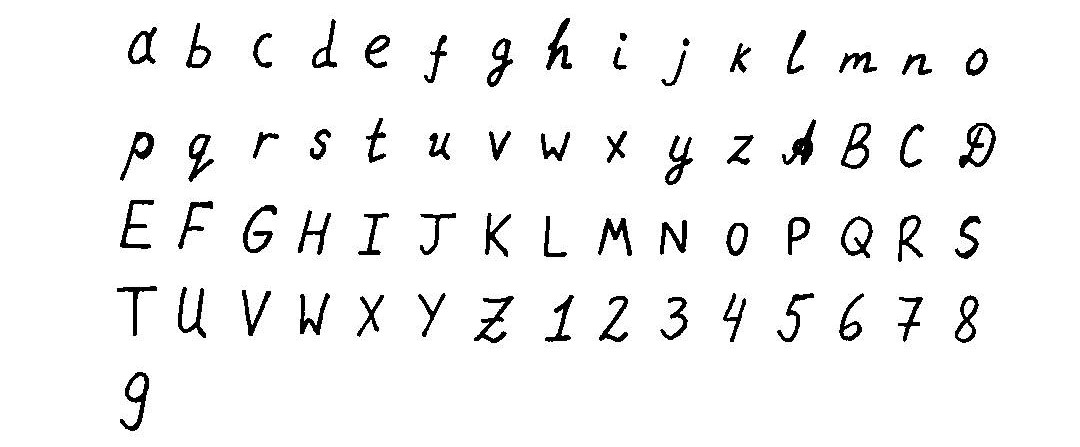
#> input picture vs00162_src/AI_HANDWRITING/ocr/training/test11.jpg, 1080 x 447 px; its folder holds 4 pictures in this run
$ python extract_char.py   (Python 2 division)   (older library calls are emulated)
#> lines starting #> are read from the running program, lines starting #| are printed output that depends on the picture; after the words box and inside, x2 and y2 are one past the last pixel; in counts of white or black regions, pixels touching at a corner belong together; pictures that were not available may be replaced by others from this repository, and a replacement may not be noted
import time
import numpy as np
import matplotlib.pyplot as plt
import matplotlib.patches as mpatches
from scipy.misc import imread,imresize,imsave
from skimage.segmentation import clear_border
from skimage.morphology import label
from skimage.measure import regionprops
from skimage.filters import threshold_otsu
import os
from array import array
from PIL import Image

class Extract_Letters:
    def extractFile(self, filename):

#> called with filename = './ocr/training/test11.jpg'
        image = imread(filename,1)
#> image: shape (447, 1080) float32; min 0, max 255, mean 242.7

        #apply threshold in order to make the image binary
        bw = image < threshold_otsu(image)
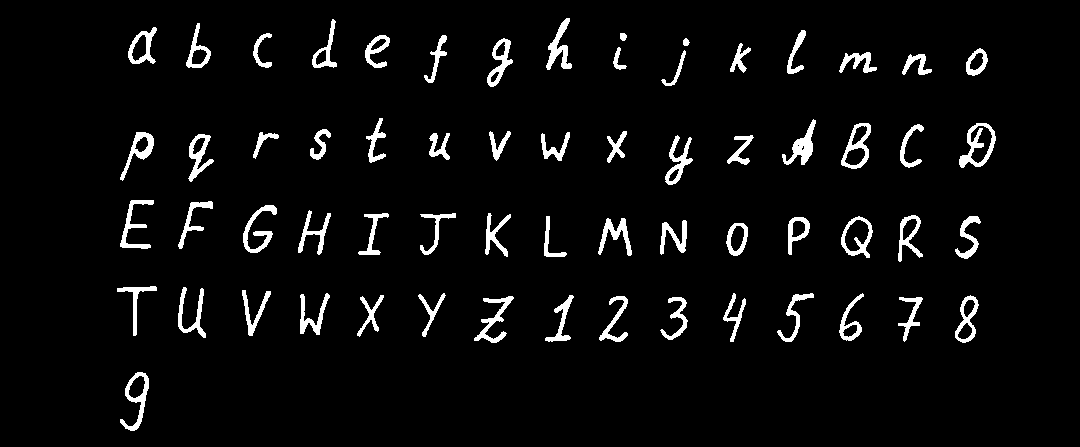
#> bw: shape (447, 1080) bool; 4.7% white; 63 white regions, largest, box (x1, y1, x2, y2) and area: (959, 123, 996, 168) 628, (782, 119, 816, 165) 561, (474, 296, 514, 343) 535


        cleared = bw.copy()


        # label image regions
        label_image = label(cleared,neighbors=8)
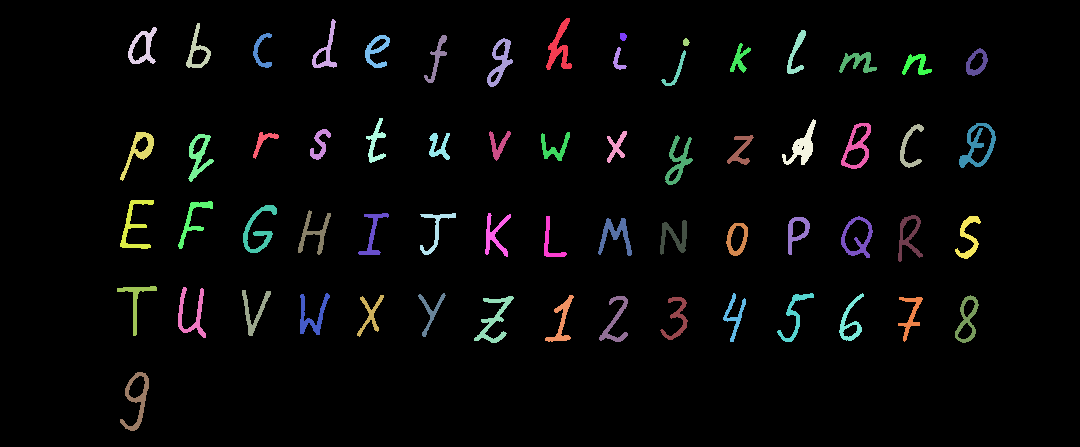
#> label_image: shape (447, 1080) int32; 64 distinct labels, from 0 to 63; one colour per label, 0 black
        borders = np.logical_xor(bw, cleared)
#> borders: shape (447, 1080) bool; every value is 0
        label_image[borders] = -1

        letters = list()
        order = list()

        for region in regionprops(label_image):
            minr, minc, maxr, maxc = region.bbox
            # skip small images
            if maxr - minr > len(image)/250: # better to use height rather than area.
                rect = mpatches.Rectangle((minr, minc), maxr - minc, maxc - minc,
                                      fill=False, edgecolor='red', linewidth=2)
                order.append(region.bbox)
#> this loop made 63 passes
#> (minr, minc, maxr, maxc) on passes 1 to 12: (18, 546, 70, 572), (19, 312, 68, 337), (23, 186, 68, 211), (27, 128, 64, 157), (30, 787, 74, 806), (33, 253, 68, 272), (33, 620, 41, 627), (35, 365, 68, 390), (35, 424, 83, 447), (38, 487, 87, 513), (38, 683, 46, 690), (43, 730, 73, 751)
#> after the loop, order = 63 items, first 6: (18, 546, 70, 572), (19, 312, 68, 337), (23, 186, 68, 211), (27, 128, 64, 157), (30, 787, 74, 806), (33, 253, 68, 272)

        #sort the detected characters left->right, top->bottom
        lines = list()
        first_in_line = ''
        counter = 0

        #worst case scenario there can be 1 character per line
        for x in range(len(order)):
            lines.append([])
#> this loop made 63 passes
#> after the loop, lines = 63 items, first 6: [], [], [], [], [], []

        for character in order:
            if first_in_line == '':
                first_in_line = character
                lines[counter].append(character)
            elif abs(character[0] - first_in_line[0]) < (first_in_line[2] - first_in_line[0]):
                lines[counter].append(character)
            elif abs(character[0] - first_in_line[0]) > (first_in_line[2] - first_in_line[0]):
                first_in_line = character
                counter += 1
                lines[counter].append(character)
#> this loop made 63 passes
#> first_in_line on passes 1, 18, 33, 48, 63: (18, 546, 70, 572), (118, 366, 163, 386), (200, 120, 249, 154), (286, 117, 336, 157), (372, 120, 431, 149)
#> after the loop, counter = 4

        for x in range(len(lines)):
            lines[x].sort(key=lambda tup: tup[1])

        final = list()
        prev_maxc = 0
        prev_line_maxr = 0
	prev_line_minr = 0
        for i in range(len(lines)):
            for j in range(len(lines[i])):
		minr = lines[i][j][0]
		maxr = lines[i][j][2]
                minc = lines[i][j][1]
		maxc = lines[i][j][3]


                if minc > prev_maxc and minr > prev_line_maxr:
                    letter_raw = bw[minr-10:maxr+5,minc-2:maxc+2]
                    letter_norm = imresize(letter_raw ,(20 ,20))
                    final.append(letter_norm)
                    prev_maxc = lines[i][j][3]


                if j == (len(lines[i])-1):
                    prev_line_maxr = lines[i][j][2]
		    prev_line_minr = lines[i][j][0]
            prev_maxc = 0
            minc = 0
#> this loop made 1 pass
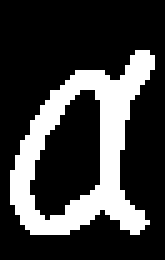
#> letter_raw: shape (52, 33) bool (shown 5 times larger); 24.6% white; 1 white region, box (x1, y1, x2, y2) and area: (2, 10, 31, 47) 422
#> after the loop, final = []
        return final

    # [88 lines left out: function extractTest, not called in this run]


    def __init__(self):
        print "Extracting characters..."

start_time1 = time.time()
start_time2 = time.time()
extract = Extract_Letters()

path_training_files = './ocr/training/'
training_filenames = sorted([filename for filename in os.listdir(path_training_files) if (filename.endswith('.jpg') or filename.endswith('.png') or (filename.endswith('.bmp'))) ])
training_filenames = [path_training_files+filename for filename in training_filenames]

path_testing_files = './ocr/testing/'
testing_files = sorted([filename for filename in os.listdir(path_testing_files) if (filename.endswith('.jpg') or filename.endswith('.png') or (filename.endswith('.bmp'))) ])
testing_files = [path_testing_files+filename for filename in testing_files]

folder_string_small = 'abcdefghijklmnopqrstuvwxyz'
folder_string_cap = 'ABCDEFGHIJKLMNOPQRSTUVWXYZ'
folder_string_num = '123456789*#'
folder_string = folder_string_small + folder_string_cap + folder_string_num

for char in folder_string:
	newpath1 = ((r'trainingChar/%s') % (char))
    	if not os.path.exists(newpath1): os.makedirs(newpath1)

name_counter = 1

for files in training_filenames:
#> (the run stopped early here; a loop or call above may not have finished)
